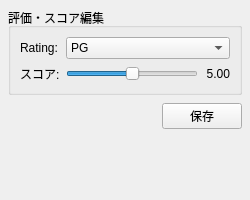
<?xml version='1.0' encoding='utf-8'?>
<ui version="4.0">
 <class>RatingScoreEditWidget</class>
 <widget class="QWidget" name="RatingScoreEditWidget">
  <property name="geometry">
   <rect>
    <x>0</x>
    <y>0</y>
    <width>250</width>
    <height>200</height>
   </rect>
  </property>
  <property name="windowTitle">
   <string>Rating/Score Edit</string>
  </property>
  <layout class="QVBoxLayout" name="verticalLayoutMain">
   <property name="spacing">
    <number>8</number>
   </property>
   <property name="leftMargin">
    <number>8</number>
   </property>
   <property name="topMargin">
    <number>8</number>
   </property>
   <property name="rightMargin">
    <number>8</number>
   </property>
   <property name="bottomMargin">
    <number>8</number>
   </property>
   <item>
    <widget class="QGroupBox" name="groupBoxRatingScore">
     <property name="title">
      <string>評価・スコア編集</string>
     </property>
     <layout class="QGridLayout" name="gridLayoutRatingScore">
      <property name="spacing">
       <number>6</number>
      </property>
      <item row="0" column="0">
       <widget class="QLabel" name="labelRating">
        <property name="text">
         <string>Rating:</string>
        </property>
        <property name="sizePolicy">
         <sizepolicy hsizetype="Preferred" vsizetype="Fixed">
          <horstretch>0</horstretch>
          <verstretch>0</verstretch>
         </sizepolicy>
        </property>
       </widget>
      </item>
      <item row="0" column="1">
       <widget class="QComboBox" name="comboBoxRating">
        <item>
         <property name="text">
          <string>PG</string>
         </property>
        </item>
        <item>
         <property name="text">
          <string>PG-13</string>
         </property>
        </item>
        <item>
         <property name="text">
          <string>R</string>
         </property>
        </item>
        <item>
         <property name="text">
          <string>X</string>
         </property>
        </item>
        <item>
         <property name="text">
          <string>XXX</string>
         </property>
        </item>
        <property name="sizePolicy">
         <sizepolicy hsizetype="Expanding" vsizetype="Fixed">
          <horstretch>0</horstretch>
          <verstretch>0</verstretch>
         </sizepolicy>
        </property>
       </widget>
      </item>
      <item row="1" column="0">
       <widget class="QLabel" name="labelScore">
        <property name="text">
         <string>スコア:</string>
        </property>
        <property name="sizePolicy">
         <sizepolicy hsizetype="Preferred" vsizetype="Fixed">
          <horstretch>0</horstretch>
          <verstretch>0</verstretch>
         </sizepolicy>
        </property>
       </widget>
      </item>
      <item row="1" column="1">
       <layout class="QHBoxLayout" name="horizontalLayoutScore">
        <property name="spacing">
         <number>8</number>
        </property>
        <item>
         <widget class="QSlider" name="sliderScore">
          <property name="minimum">
           <number>0</number>
          </property>
          <property name="maximum">
           <number>1000</number>
          </property>
          <property name="value">
           <number>500</number>
          </property>
          <property name="orientation">
           <enum>Qt::Orientation::Horizontal</enum>
          </property>
          <property name="sizePolicy">
           <sizepolicy hsizetype="Expanding" vsizetype="Fixed">
            <horstretch>1</horstretch>
            <verstretch>0</verstretch>
           </sizepolicy>
          </property>
         </widget>
        </item>
        <item>
         <widget class="QLabel" name="labelScoreValue">
          <property name="text">
           <string>5.00</string>
          </property>
          <property name="alignment">
           <set>Qt::AlignmentFlag::AlignRight|Qt::AlignmentFlag::AlignVCenter</set>
          </property>
          <property name="minimumWidth">
           <number>40</number>
          </property>
          <property name="sizePolicy">
           <sizepolicy hsizetype="Fixed" vsizetype="Fixed">
            <horstretch>0</horstretch>
            <verstretch>0</verstretch>
           </sizepolicy>
          </property>
         </widget>
        </item>
       </layout>
      </item>
     </layout>
    </widget>
   </item>
   <item>
    <layout class="QHBoxLayout" name="horizontalLayoutButtons">
     <item>
      <spacer name="horizontalSpacer">
       <property name="orientation">
        <enum>Qt::Orientation::Horizontal</enum>
       </property>
       <property name="sizeHint" stdset="0">
        <size>
         <width>40</width>
         <height>20</height>
        </size>
       </property>
      </spacer>
     </item>
     <item>
      <widget class="QPushButton" name="pushButtonSave">
       <property name="text">
        <string>保存</string>
       </property>
       <property name="minimumWidth">
        <number>80</number>
       </property>
       <property name="sizePolicy">
        <sizepolicy hsizetype="Fixed" vsizetype="Fixed">
         <horstretch>0</horstretch>
         <verstretch>0</verstretch>
        </sizepolicy>
       </property>
      </widget>
     </item>
    </layout>
   </item>
   <item>
    <spacer name="verticalSpacer">
     <property name="orientation">
      <enum>Qt::Orientation::Vertical</enum>
     </property>
     <property name="sizeHint" stdset="0">
      <size>
       <width>20</width>
       <height>40</height>
      </size>
     </property>
    </spacer>
   </item>
  </layout>
 </widget>
 <resources />
 <connections>
  <connection>
   <sender>pushButtonSave</sender>
   <signal>clicked()</signal>
   <receiver>RatingScoreEditWidget</receiver>
   <slot>_on_save_clicked()</slot>
   <hints>
    <hint type="sourcelabel">
     <x>200</x>
     <y>150</y>
    </hint>
    <hint type="destinationlabel">
     <x>125</x>
     <y>100</y>
    </hint>
   </hints>
  </connection>
 </connections>
 <slots>
  <slot>_on_save_clicked()</slot>
 </slots>
</ui>
